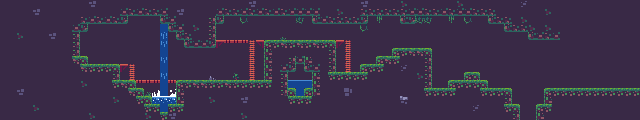

A 2D game scene composited from a Tiled map and its tileset images. What follows is a short description and the map's XML, with each tile layer's data collapsed to a summary:
An orthogonal 80x15 tile map with 8x8 px tiles, 4 tile layers (Фон, Основа, Fall1, декор), 1 hidden layer not drawn.

<map version="1.5" tiledversion="1.7.2" orientation="orthogonal" renderorder="right-down" width="80" height="15" tilewidth="8" tileheight="8" infinite="0" nextlayerid="6" nextobjectid="1">
 <tileset firstgid="1" source="Tileset.tsx" />
 <layer id="1" name="Фон" width="80" height="15">
  <data>[1200 cells, 1200 non-empty, 7 distinct tile ids]</data>
 </layer>
 <layer id="2" name="Основа" width="80" height="15">
  <data>[1200 cells, 336 non-empty, 27 distinct tile ids]</data>
 </layer>
 <layer id="3" name="Fall1" width="80" height="15">
  <data>[1200 cells, 15 non-empty, 6 distinct tile ids]</data>
 </layer>
 <layer id="4" name="Fall2" width="80" height="15" visible="0">
  <data>[1200 cells, 15 non-empty, 5 distinct tile ids]</data>
 </layer>
 <layer id="5" name="декор" width="80" height="15">
  <data>[1200 cells, 20 non-empty, 10 distinct tile ids]</data>
 </layer>
</map>
